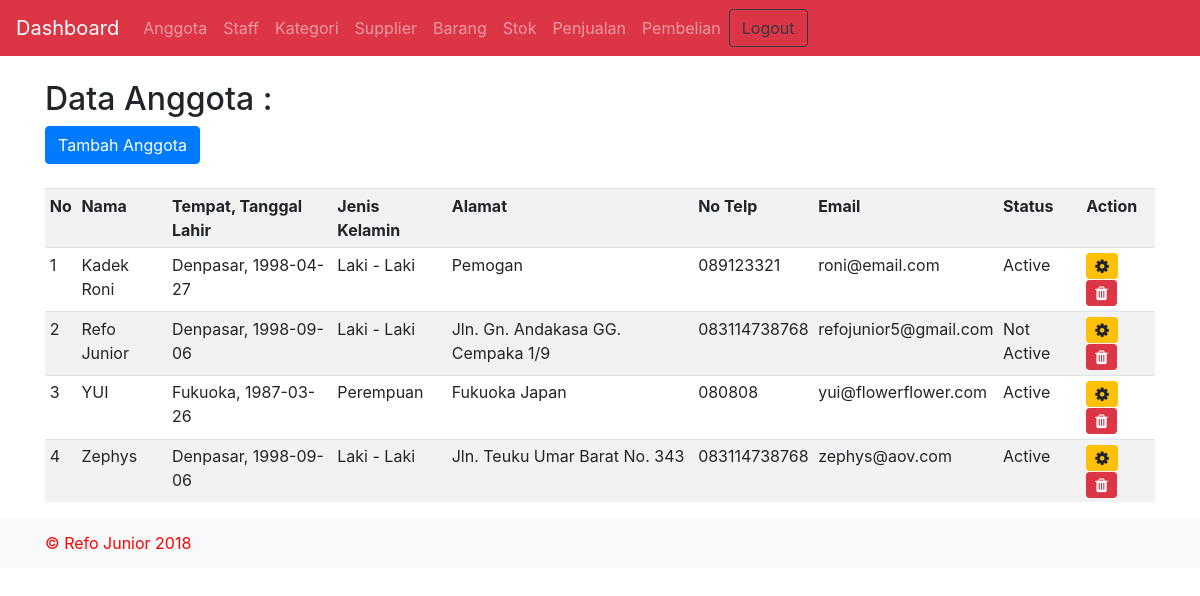
Screenshot of /anggota.php (signed in) with the database file from the repository.
### tables this page shows
CREATE TABLE `anggota` (
  `id_anggota` int(11) NOT NULL,
  `nama` varchar(255) NOT NULL,
  `alamat` varchar(255) NOT NULL,
  `no_telp` varchar(15) NOT NULL,
  `tempat_lahir` varchar(30) NOT NULL,
  `tanggal_lahir` date NOT NULL,
  `jenis_kelamin` varchar(15) NOT NULL,
  `email` varchar(30) NOT NULL,
  `status` int(11) NOT NULL
);

### layout/view_anggota.php (the view)
<div class="container">
	<br>
		<h2>Data Anggota : </h2>
		<a href="add_anggota.php" class="btn btn-primary">Tambah Anggota</a>
		<br><br>
		<table class="table table-sm table-striped">
			<tr>
				<th>No</th>
				<th>Nama</th>
				<th>Tempat, Tanggal Lahir</th>
				<th>Jenis Kelamin</th>
				<th>Alamat</th>
				<th>No Telp</th>
				<th>Email</th>
				<th>Status</th>
				<th>Action</th>
			</tr>
			<?php
				$no = 1;
				$sql = "SELECT * FROM anggota";
				$data = mysqli_query($connect, $sql);
				while($row = mysqli_fetch_array($data)){
			?>
			<tr>
				<td><?= $no++ ?></td>
				<td><?= $row['nama'] ?></td>
				<td><?= $row['tempat_lahir'] .', '. $row['tanggal_lahir'] ?></td>
				<td>
					<?php
						if($row['jenis_kelamin'] == 'L')
							echo "Laki - Laki";
						else
							echo "Perempuan";
					 ?>
				</td>
				<td><?= $row['alamat'] ?></td>
				<td><?= $row['no_telp'] ?></td>
				<td><?= $row['email'] ?></td>
				<td>
					<?php
						if($row['status'] == 1)
							echo "Active";
						else
							echo "Not Active";
					 ?>
				</td>
				<td>
					<a href="update_anggota.php?id_anggota=<?= $row['id_anggota'] ?>"><i class="btn btn-sm btn-warning fa fa-cog"></i></a>
					<a href="proses/delete_anggota.php?id_anggota=<?= $row['id_anggota'] ?>" onclick="return confirm('Yakin hapus data?');"><i class="btn btn-sm btn-danger fa fa-trash"></i></a>
				</td>
			</tr>
			<?php } ?>
		</table>
</div>

### rows the page displays
anggota: nama "Kadek Roni", tempat_lahir "Denpasar", tanggal_lahir "1998-04-27", jenis_kelamin "Laki - Laki", alamat "Pemogan", no_telp "089123321", email "roni@email.com", status "Active"
anggota: nama "Refo Junior", tempat_lahir "Denpasar", tanggal_lahir "1998-09-06", jenis_kelamin "Laki - Laki", alamat "Jln. Gn. Andakasa GG. Cempaka 1/9", no_telp "083114738768", email "refojunior5@gmail.com", status "Not Active"
anggota: nama "YUI", tempat_lahir "Fukuoka", tanggal_lahir "1987-03-26", jenis_kelamin "Perempuan", alamat "Fukuoka Japan", no_telp "080808", email "yui@flowerflower.com", status "Active"
anggota: nama "Zephys", tempat_lahir "Denpasar", tanggal_lahir "1998-09-06", jenis_kelamin "Laki - Laki", alamat "Jln. Teuku Umar Barat No. 343", no_telp "083114738768", email "zephys@aov.com", status "Active"
